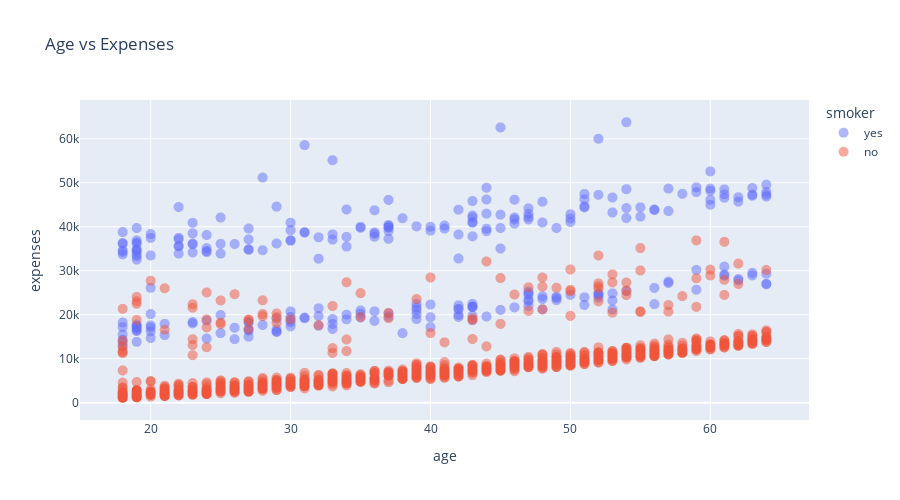

Notebook code cell kept with this figure:
### Markdown cell above
Here we can observe that the southeast spends the most among all the regions.

### Code cell
# age vs charge
fig = px.scatter(df,
                x="age",
                y="expenses",
                color="smoker",
                opacity=0.5,
            
                width=900,
                height=500,
                title="Age vs Expenses")

fig.update_traces(marker_size=10)
fig.show()

### Figure 1 — Plotly figure (JSON) as saved in the notebook; plotly's stock layout.template omitted (floating-point values rounded to 4 significant figures; data arrays with more than 128 entries replaced by an {"elided": "..."} marker saying what was removed)
{"data": [{"hovertemplate": "smoker=yes<br>age=%{x}<br>expenses=%{y}<extra></extra>", "legendgroup": "yes", "marker": {"color": "#636efa", "opacity": 0.5, "size": 10, "symbol": "circle"}, "mode": "markers", "name": "yes", "showlegend": true, "type": "scattergl", "x": {"elided": "274 int values"}, "xaxis": "x", "y": {"elided": "274 float values"}, "yaxis": "y"}, {"hovertemplate": "smoker=no<br>age=%{x}<br>expenses=%{y}<extra></extra>", "legendgroup": "no", "marker": {"color": "#EF553B", "opacity": 0.5, "size": 10, "symbol": "circle"}, "mode": "markers", "name": "no", "showlegend": true, "type": "scattergl", "x": {"elided": "1064 int values"}, "xaxis": "x", "y": {"elided": "1064 float values"}, "yaxis": "y"}], "layout": {"height": 500, "legend": {"title": {"text": "smoker"}, "tracegroupgap": 0}, "title": {"text": "Age vs Expenses"}, "width": 900, "xaxis": {"anchor": "y", "autorange": true, "domain": [0, 1], "range": [14.95, 67.05], "title": {"text": "age"}, "type": "linear"}, "yaxis": {"anchor": "x", "autorange": true, "domain": [0, 1], "range": [-3938.0, 68830.0], "title": {"text": "expenses"}, "type": "linear"}}}
